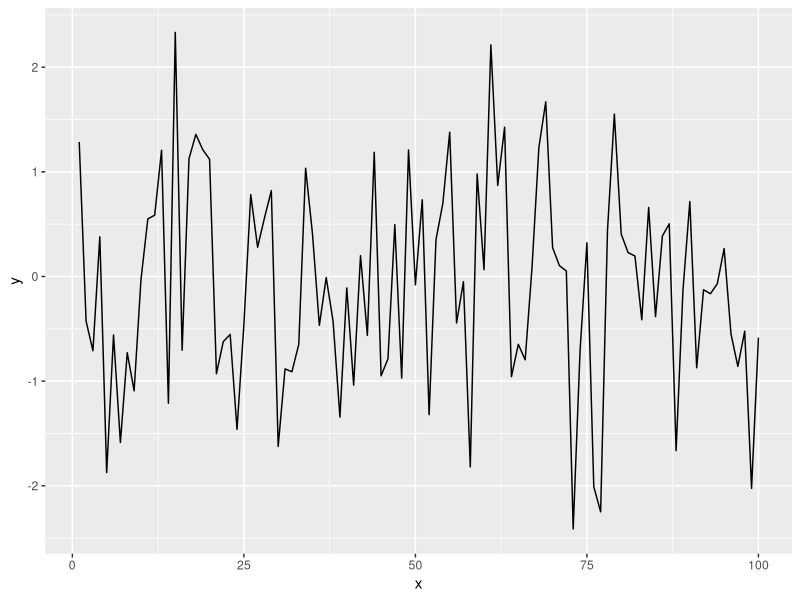
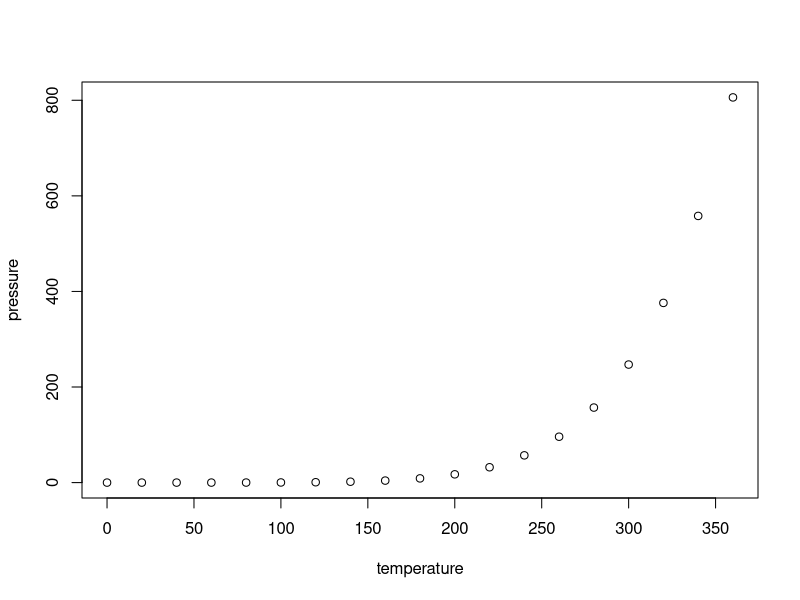

Here is the R script that generated these plots, in order:
## ---- chunk 1
knitr::opts_chunk$set(echo = TRUE)
## ---- chunk 2
library(tidyverse)
## ---- chunk 3
#figure caption , Figref being the name of r code
x = seq(1:100)
y = rnorm(100)
dat = data.frame(x, y)
ggplot(dat, aes(x = x, y = y)) +
geom_line()

## ---- chunk 4
summary(cars)
## ---- chunk 5
plot(pressure)
